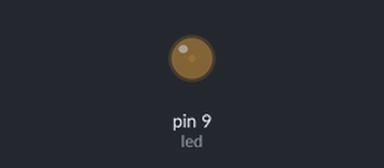
Simulated run of this sketch. Board: Arduino Uno, built with avr-gcc and run on an emulated ATmega328P. Shown: output pins drawn as LEDs (lit = HIGH).

Above: at 0.05 s.
At 0.95 s:
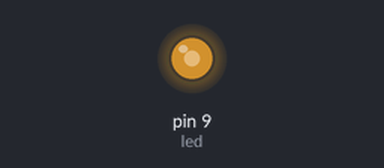
At 1.4 s:
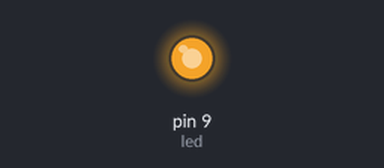
At 2.75 s:
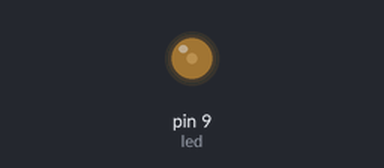
Timing chart, 0 to 7.0 s (numbered marks = the images above):
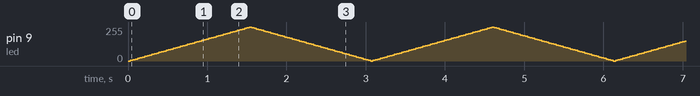

The sketch:

Program2.4.ino
```cpp
 int led = 9;
int brightness = 0;
int value = 5;
void setup() {
  pinMode(led, OUTPUT);
}
void loop() {
  analogWrite(led, brightness);
  brightness = brightness + value;

  if (brightness == 0 || brightness == 255) {
    value=-value ;
  }
  delay(30);
}
```
